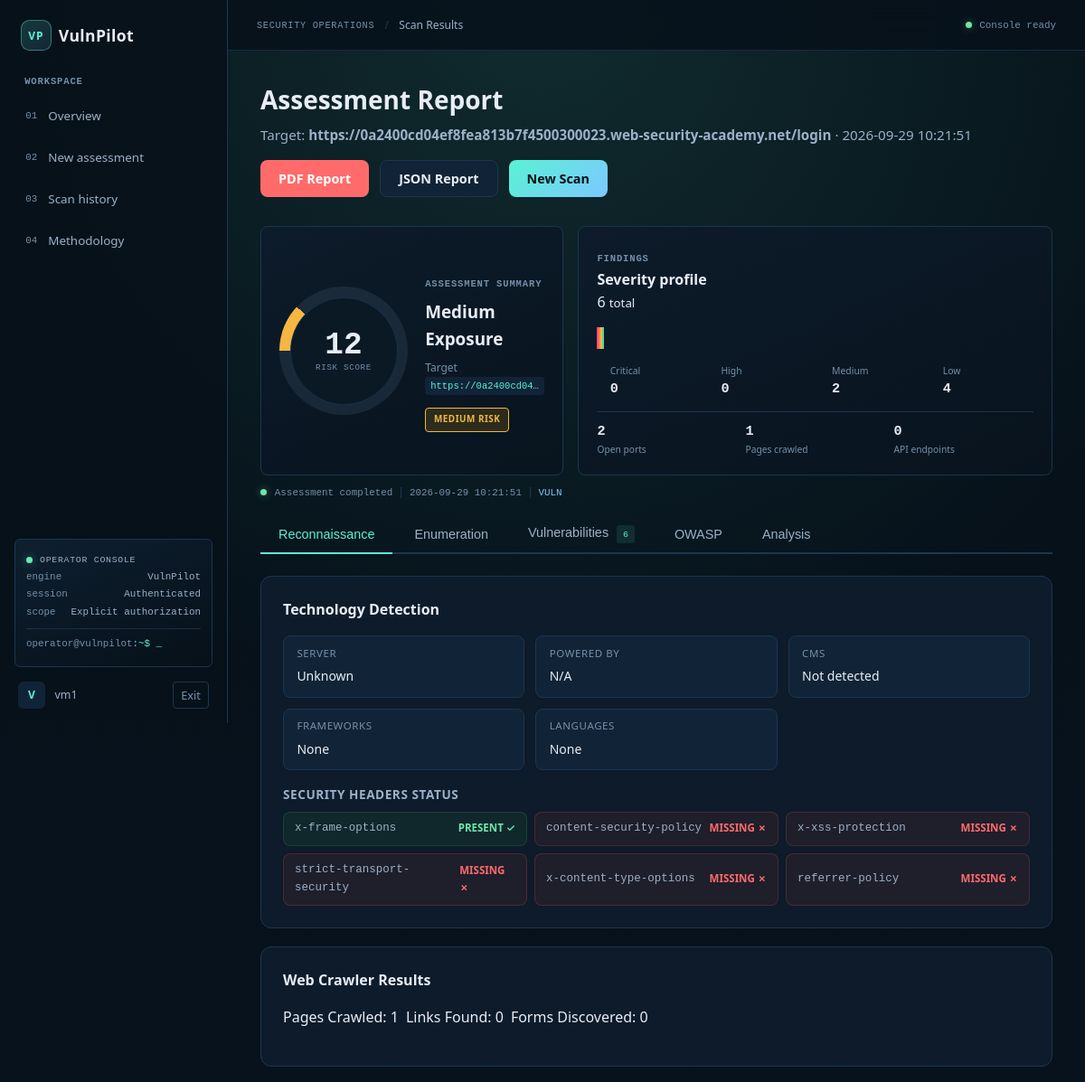
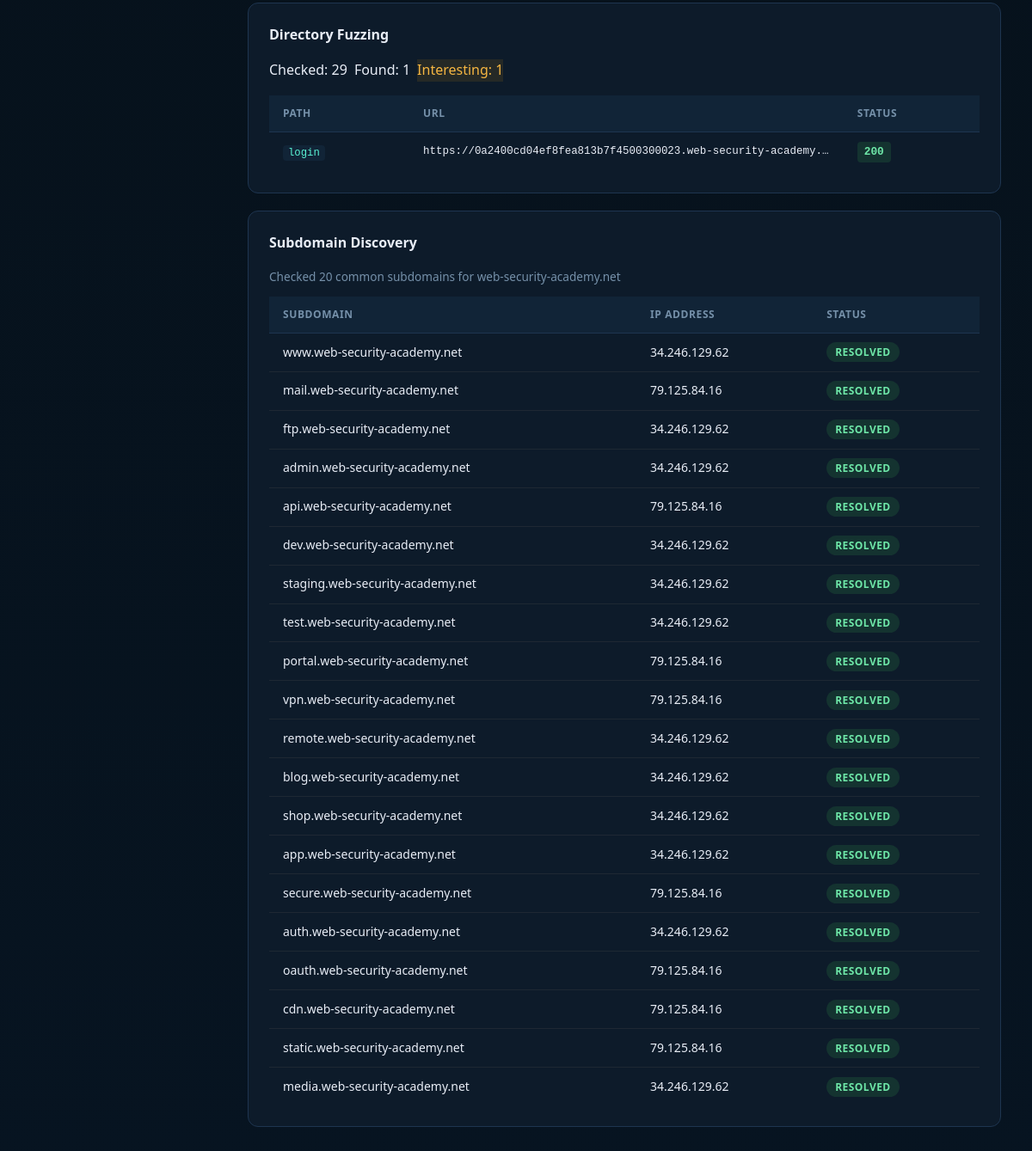
Page /scan/260daf37-b4ed-4215-9320-392b87b2424b/results (signed in) on the committed database (2 pictures, top to bottom).
### tables this page shows
CREATE TABLE scans (
                id TEXT PRIMARY KEY,
                user_id INTEGER NOT NULL,
                target TEXT NOT NULL,
                scan_type TEXT DEFAULT 'full',
                status TEXT DEFAULT 'running',
                results TEXT,
                critical_count INTEGER DEFAULT 0,
                high_count INTEGER DEFAULT 0,
                medium_count INTEGER DEFAULT 0,
                low_count INTEGER DEFAULT 0,
                created_at TIMESTAMP DEFAULT CURRENT_TIMESTAMP,
                updated_at TIMESTAMP DEFAULT CURRENT_TIMESTAMP,
                FOREIGN KEY (user_id) REFERENCES users(id)
            );

### app.py (the view)
@app.route('/scan/<scan_id>/results')
def scan_results(scan_id):
    if 'user_id' not in session:
        return redirect(url_for('login'))
    scan = db.get_scan(scan_id)
    if not scan:
        flash('Scan not found.', 'error')
        return redirect(url_for('history'))
    results = json.loads(scan['results']) if scan['results'] else {}
    return render_template('results.html', scan=scan, results=results)

### modules/database.py (called while the page is built)
    def get_conn(self):
        conn = sqlite3.connect(self.db_path)
        conn.row_factory = sqlite3.Row
        return conn

    def get_scan(self, scan_id):
        conn = self.get_conn()
        scan = conn.execute('SELECT * FROM scans WHERE id = ?', (scan_id,)).fetchone()
        conn.close()
        return dict(scan) if scan else None

### templates/results.html (shortened to what this page needs)
{% extends "base.html" %}
{% block extra_css %}
<link rel="stylesheet" href="{{ url_for('static', filename='css/results.css') }}">
{% endblock %}
{% block content %}
<div class="page-header">
    <div>
        <h1 class="page-title">Assessment Report</h1>
        <p class="page-subtitle">Target: <strong>{{ scan.target }}</strong> · {{ scan.created_at }}</p>
    </div>
    <div class="header-actions">
        <a href="{{ url_for('download_pdf', scan_id=scan.id) }}" class="btn-danger">PDF Report</a>
        <a href="{{ url_for('download_json', scan_id=scan.id) }}" class="btn-secondary">JSON Report</a>
        <a href="{{ url_for('scan') }}" class="btn-primary">New Scan</a>
    </div>
</div>
{% set analysis = results.get('analysis', {}) %}
{% set sc = analysis.get('severity_counts', {}) %}
{% set risk = analysis.get('overall_risk', 'Unknown') %}
{% set risk_score = [[analysis.get('risk_score', 0)|float, 0]|max, 100]|min %}
{% set total_findings = sc.values()|sum %}
<section class="results-overview" aria-label="Assessment risk overview">
    <div class="risk-summary-card">
        <div class="risk-gauge risk-gauge--{{ risk|lower }}" style="--score-angle: {{ risk_score * 3.6 }}deg" role="img" aria-label="Risk score {{ risk_score|round|int }} out of 100">
            <div class="risk-gauge-center"><strong>{{ risk_score|round|int }}</strong><span>RISK SCORE</span></div>
        </div>
        <div class="risk-summary-copy">
            <span class="section-kicker">ASSESSMENT SUMMARY</span>
            <h2>{{ risk }} exposure</h2>
            <p>Target <code>{{ scan.target }}</code></p>
            <span class="risk-badge risk-badge--{{ risk|lower }}">{{ risk }} risk</span>
        </div>
    </div>
    <div class="results-severity-card">
        <div class="chart-card-header">
            <div><span class="section-kicker">FINDINGS</span><h2 class="panel-title">Severity profile</h2></div>
            <span class="chart-total">{{ total_findings }} <small>total</small></span>
        </div>
        <div class="severity-stack" role="img" aria-label="{{ sc.get('Critical', 0) }} critical, {{ sc.get('High', 0) }} high, {{ sc.get('Medium', 0) }} medium, {{ sc.get('Low', 0) }} low findings">
            {% if total_findings %}
            <span class="severity-stack-segment severity-critical" style="width: {{ sc.get('Critical', 0) / total_findings * 100 }}%"></span>
            <span class="severity-stack-segment severity-high" style="width: {{ sc.get('High', 0) / total_findings * 100 }}%"></span>
            <span class="severity-stack-segment severity-medium" style="width: {{ sc.get('Medium', 0) / total_findings * 100 }}%"></span>
            <span class="severity-stack-segment severity-low" style="width: {{ sc.get('Low', 0) / total_findings * 100 }}%"></span>
            {% else %}<span class="severity-stack-empty"></span>{% endif %}
        </div>
        <div class="results-severity-grid">
            {% for level in ('Critical', 'High', 'Medium', 'Low') %}
            <div class="results-severity-item results-severity-item--{{ level|lower }}">
                <span>{{ level }}</span><strong>{{ sc.get(level, 0) }}</strong>
            </div>
            {% endfor %}
        </div>
        <div class="results-signal-row">
            <div><span>{{ results.get('ports', {}).get('open', [])|length }}</span><small>Open ports</small></div>
            <div><span>{{ results.get('crawl', {}).get('pages_crawled', 0) }}</span><small>Pages crawled</small></div>
            <div><span>{{ results.get('api', {}).get('found', [])|length }}</span><small>API endpoints</small></div>
        </div>
    </div>
</section>
<div class="results-target-line"><span class="console-indicator"></span><span>Assessment completed</span><span>{{ scan.created_at }}</span><span class="target-type">{{ scan.scan_type }}</span></div>
<div class="results-tabs">
    <button class="tab-btn active" data-tab="recon">Reconnaissance</button>
    <button class="tab-btn" data-tab="enum">Enumeration</button>
    <button class="tab-btn" data-tab="vulns">Vulnerabilities <span class="tab-count">{{ total_findings }}</span></button>
    <button class="tab-btn" data-tab="owasp">OWASP</button>
    <button class="tab-btn" data-tab="analysis">Analysis</button>
</div>
<div class="tab-content active" id="tab-recon">
    {% set tech = results.get('tech', {}) %}
    <div class="result-section">
        <h3 class="section-title">Technology Detection</h3>
        <div class="info-grid">
            <div class="info-item"><span class="info-label">Server</span><span class="info-value">{{ tech.get('server', 'Unknown') }}</span></div>
            <div class="info-item"><span class="info-label">Powered By</span><span class="info-value">{{ tech.get('powered_by', 'N/A') or 'N/A' }}</span></div>
            <div class="info-item"><span class="info-label">CMS</span><span class="info-value">{{ tech.get('cms', 'Not detected') or 'Not detected' }}</span></div>
            <div class="info-item"><span class="info-label">Frameworks</span><span class="info-value">{{ tech.get('frameworks', [])|join(', ') or 'None' }}</span></div>
            <div class="info-item"><span class="info-label">Languages</span><span class="info-value">{{ tech.get('languages', [])|join(', ') or 'None' }}</span></div>
        </div>
        {% if tech.get('interesting_headers') %}
        <h4 class="subsection-title">Security Headers Status</h4>
        <div class="headers-grid">
            {% for header, value in tech.get('interesting_headers', {}).items() %}
            <div class="header-item {% if value == 'MISSING' %}header-item--missing{% else %}header-item--present{% endif %}">
                <span class="header-name">{{ header }}</span>
                <span class="header-status">{{ 'MISSING ✗' if value == 'MISSING' else 'PRESENT ✓' }}</span>
            </div>
            {% endfor %}
        </div>
        {% endif %}
    </div>
    {% set crawl = results.get('crawl', {}) %}
    <div class="result-section">
        <h3 class="section-title">Web Crawler Results</h3>
        <div class="meta-row">
            <span class="meta-tag">Pages Crawled: {{ crawl.get('pages_crawled', 0) }}</span>
            <span class="meta-tag">Links Found: {{ crawl.get('links', [])|length }}</span>
            <span class="meta-tag">Forms Discovered: {{ crawl.get('forms', [])|length }}</span>
        </div>
    </div>
    {% set dirs = results.get('dirs', {}) %}
    <div class="result-section">
        <h3 class="section-title">Directory Fuzzing</h3>
        <div class="meta-row">
            <span class="meta-tag">Checked: {{ dirs.get('total_checked', 0) }}</span>
            <span class="meta-tag">Found: {{ dirs.get('found', [])|length }}</span>
            <span class="meta-tag warning-tag">Interesting: {{ dirs.get('interesting', [])|length }}</span>
        </div>
        {% if dirs.get('interesting') %}
        <table class="data-table">
            <thead><tr><th>Path</th><th>URL</th><th>Status</th></tr></thead>
            <tbody>
                {% for d in dirs.get('interesting', []) %}
                <tr>
                    <td><code>{{ d.path }}</code></td>
                    <td class="url-cell">{{ d.url }}</td>
                    <td><span class="status-code status-{{ d.status }}">{{ d.status }}</span></td>
                </tr>
                {% endfor %}
            </tbody>
        </table>
        {% endif %}
    </div>
    {% set subs = results.get('subdomains', {}) %}
    <div class="result-section">
        <h3 class="section-title">Subdomain Discovery</h3>
        <p class="section-meta">Checked {{ subs.get('checked', 0) }} common subdomains for {{ subs.get('base_domain', '') }}</p>
        {% if subs.get('found') %}
        <table class="data-table">
            <thead><tr><th>Subdomain</th><th>IP Address</th><th>Status</th></tr></thead>
            <tbody>
                {% for s in subs.get('found', []) %}
                <tr><td>{{ s.subdomain }}</td><td>{{ s.ip }}</td><td><span class="badge badge--completed">{{ s.status }}</span></td></tr>
                {% endfor %}
            </tbody>
        </table>
        {% else %}
        <p class="muted">No subdomains resolved.</p>
        {% endif %}
    </div>
</div>
    {% set ports = results.get('ports', {}) %}
    {% set services = results.get('services', {}) %}
    {% set os = results.get('os', {}) %}
    {% set headers = results.get('headers', {}) %}
    {% set ssl = results.get('ssl', {}) %}
        {% set ssl_info = ssl.get('info', {}) %}
    {% set api = results.get('api', {}) %}
    {% set owasp = results.get('owasp', {}) %}
{% endblock %}

### static/css/main.css (style rules this page uses)
:root { --bg-primary: #07111a; --bg-secondary: #0d1b2a; --bg-tertiary: #112437; --border: #1e3550; --text-primary: #e8edf6; --text-secondary: #9bb1c7; --text-muted: #7590a9; --accent: #59f2d4; --accent-dark: #2ad1b0; --accent-strong: #7dc8ff; --success: #6ee7a8; --warning: #f7c873; --danger: #ff6b6b; --critical: #ff4d7a; --high: #ff7f50; --medium: #f5b642; --low: #58d68d; --info: #6bb8ff; --radius: 8px; --radius-lg: 12px; --shadow: 0 4px 16px rgba(0,0,0,0.4); --shadow-sm: 0 2px 8px rgba(0,0,0,0.3); --font: 'Segoe UI', system-ui, -apple-system, sans-serif; --font-mono: 'Cascadia Code', 'Fira Code', 'Consolas', monospace; --nav-height: 64px; }
*, *::before, *::after { box-sizing: border-box; margin: 0; padding: 0; }
html { scroll-behavior: smooth; }
body { font-family: var(--font); background: radial-gradient(circle at top, rgba(89, 242, 212, 0.12), transparent 30%), linear-gradient(180deg, #061018 0%, #071421 100%); color: var(--text-primary); min-height: 100vh; line-height: 1.6; }
a { color: var(--accent); text-decoration: none; }
code { font-family: var(--font-mono); background: var(--bg-tertiary); padding: 2px 6px; border-radius: 4px; font-size: 0.875em; color: var(--accent); }
.sidebar-section-label, .section-kicker { color: var(--text-muted); font-family: var(--font-mono); font-size: 0.66rem; font-weight: 700; letter-spacing: 0.08em; }
.console-indicator { display: inline-block; width: 7px; height: 7px; border-radius: 50%; background: var(--success); box-shadow: 0 0 10px rgba(110,231,168,0.45); }
.page-header { display: flex; align-items: flex-start; justify-content: space-between; margin-bottom: 2rem; flex-wrap: wrap; gap: 1rem; }
.page-title { font-size: 1.75rem; font-weight: 700; color: var(--text-primary); }
.page-subtitle { color: var(--text-secondary); font-size: 0.95rem; margin-top: 0.25rem; }
.btn-primary { display: inline-flex; align-items: center; gap: 0.5rem; padding: 0.5rem 1.25rem; background: linear-gradient(135deg, var(--accent), var(--accent-strong)); color: #041118; border: none; border-radius: var(--radius); font-size: 0.9rem; font-weight: 600; cursor: pointer; transition: background 0.15s, transform 0.1s; text-decoration: none; }
.btn-secondary { display: inline-flex; align-items: center; gap: 0.5rem; padding: 0.5rem 1.25rem; background: var(--bg-tertiary); color: var(--text-primary); border: 1px solid var(--border); border-radius: var(--radius); font-size: 0.9rem; font-weight: 600; cursor: pointer; transition: background 0.15s; text-decoration: none; }
.btn-danger { display: inline-flex; align-items: center; gap: 0.5rem; padding: 0.5rem 1.25rem; background: var(--danger); color: white; border: none; border-radius: var(--radius); font-size: 0.9rem; font-weight: 600; cursor: pointer; text-decoration: none; transition: opacity 0.15s; }
.panel-title { font-size: 1rem; font-weight: 600; color: var(--text-primary); }
.badge { display: inline-block; padding: 2px 10px; border-radius: 20px; font-size: 0.75rem; font-weight: 600; text-transform: uppercase; letter-spacing: 0.04em; }
.badge--completed { background: rgba(63,185,80,0.15); color: var(--success); }
.severity-critical { background: rgba(255,0,64,0.2); color: var(--critical); border: 1px solid var(--critical); }
.severity-high { background: rgba(255,107,53,0.2); color: var(--high); border: 1px solid var(--high); }
.severity-medium { background: rgba(240,165,0,0.2); color: var(--medium); border: 1px solid var(--medium); }
.severity-low { background: rgba(63,185,80,0.2); color: var(--low); border: 1px solid var(--low); }
.data-table { width: 100%; border-collapse: collapse; font-size: 0.875rem; }
.data-table th { padding: 0.7rem 1rem; text-align: left; font-size: 0.75rem; font-weight: 600; color: var(--text-muted); text-transform: uppercase; letter-spacing: 0.05em; background: var(--bg-tertiary); border-bottom: 1px solid var(--border); }
.data-table td { padding: 0.65rem 1rem; border-bottom: 1px solid rgba(48,54,61,0.5); color: var(--text-primary); vertical-align: middle; }
.data-table tr:last-child td { border-bottom: none; }
.status-code { display: inline-block; padding: 2px 8px; border-radius: 4px; font-family: var(--font-mono); font-size: 0.8rem; font-weight: 600; }
.status-200 { background: rgba(63,185,80,0.15); color: var(--success); }

### rows in the picture
scans: target "https://0a2400cd04ef8fea813b7f4500300023.web-security-academy.net/login", created_at "2026-09-29 10:21:51", target "https://0a2400cd04…", scan_type "VULN"

### other values in the picture
{{ session.username[:1]|upper }} "V"
{{ session.username }} "vm1"
{{ request.endpoint|replace('_', ' ')|title }} "Scan Results"
{{ risk_score|round|int }} "12"
{{ risk }} "Medium"
{{ risk }} "MEDIUM"
{{ total_findings }} "6"
{{ level }} "Critical" "High" "Medium" "Low"
{{ sc.get(level, 0) }} "0" "0" "2" "4"
{{ results.get('ports', {}).get('open', [])|length }} "2"
{{ results.get('crawl', {}).get('pages_crawled', 0) }} "1"
{{ results.get('api', {}).get('found', [])|length }} "0"
{{ tech.get('server', 'Unknown') }} "Unknown"
{{ tech.get('powered_by', 'N/A') or 'N/A' }} "N/A"
{{ tech.get('cms', 'Not detected') or 'Not detected' }} "Not detected"
